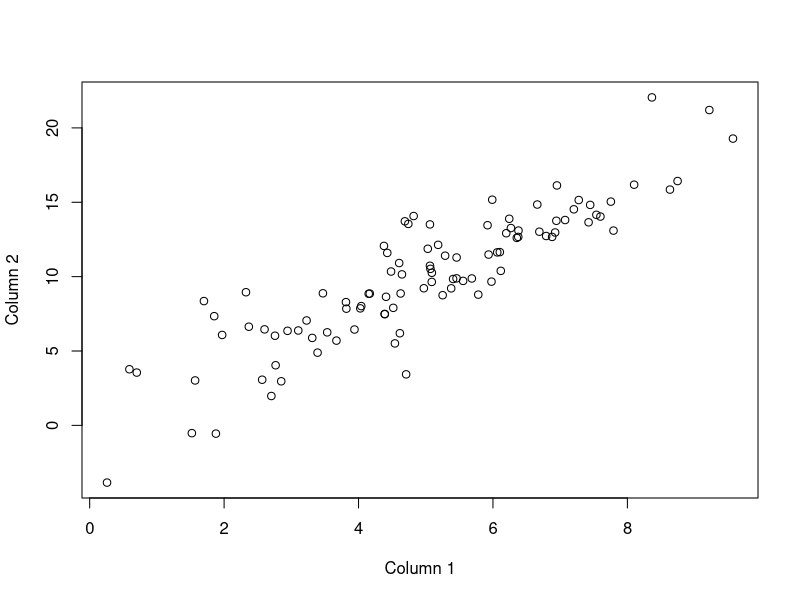
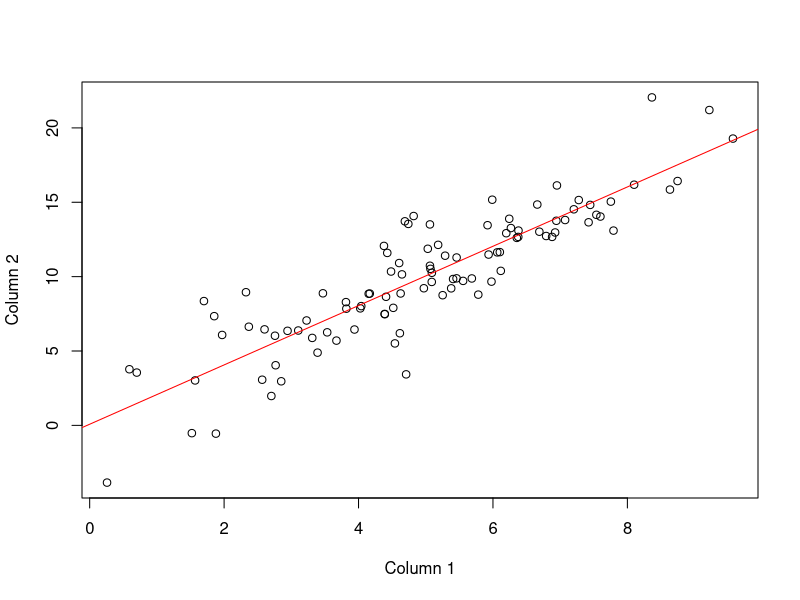

R code for these plots, in order:
#Here's an intro into some of the key things you need to know about R
#Firstly you can make comments if you start a line with #
#These won't run in the code

#You can do basic calculations
2 + 4
25^7
9 * (7 / 3)

#You can create variables and assign values to them with <- or =
utilitystable = 0.86
utilitystable <- 0.77 #Note, this will overwrite the above value
sayhi <- "Hello" #We can also use text in objects using speech marks
#You can ask R to display the value of an object
print(sayhi)

#We can assign a list of values to an object
#This is called a vector. We have to use c() for our list.This means concatenate
utility <- c(1, 0.86, 0.55, 0)
print(utility)
#Sometimes its useful to name stuff to make it easier to interpret
names(utility) <- c("Healthy", "Stable", "Severe", "Dead")
print(utility)

#We can call specific elements of the vector by using square brackets
utility[3]
utility["Severe"]

#We can do mathematical operations on whole vectors
monthlyutility <- utility / 12
print(monthlyutility)

#Or specific elements in the vector. Lets reduce healthy to 0.95
utility["Healthy"] <- 0.95
print(utility) #Note we'd have to rerun our monthly utility calculation above (Order is important!)

#We can also use data frames. These are essentially tables or a collection of vectors
table <- data.frame(1:10, 1:10) #Creates a data frame with 2 columns filled with numbers 1 to 10
print(table)

#We can call specific elements in the table but now need two co-ordinates [row number,column number]
table[4, 2]

#We can use data in data.frames in regression
#Lets make some fake data
table <- data.frame(rnorm(100, 5, 2), c(1:1))
table[, 2] <- (table[, 1] * 2) + (rnorm(100, 0, 2)) #Column 2 is 2*column 1 plus/minus some randomness
print(table)

#What does that look like on a scatter plot?
plot(table[, 1], table[, 2], xlab = "Column 1", ylab = "Column 2")

#col="red"
#xlim=c(-5,15)

#How do oyu do an OLS regression of column 2 as a function of column 1?
model <- lm(table[, 2] ~ table[, 1]) #lm = linear model
summary(model) #Should give a coefficient which is roughly 2

#Can I add a line of best fit using those results to the graph?
coefficients <- model[1] #Our model object has lots of output elements, the coefficients are in element 1
print(coefficients) #This looks like a vector but is something called a list, we need to turn it into a vector to get each coefficient
coefficients <- unlist(coefficients)
print(coefficients) #This is now a vector so we can get the intercept and B1

plot(table[, 1], table[, 2], xlab = "Column 1", ylab = "Column 2")
abline(a = coefficients[1], b = coefficients[2], col = "red")

#Or we can also use just use abline(coef=coefficients)
#You can also use abline to put in lines at y=0 and x=0
#Useful if the graph is scaled in a funny way like in a cost-effectiveness plane
#We can see that the basic R plot function is pretty good but
#many people use ggplot2 which is more extensive
